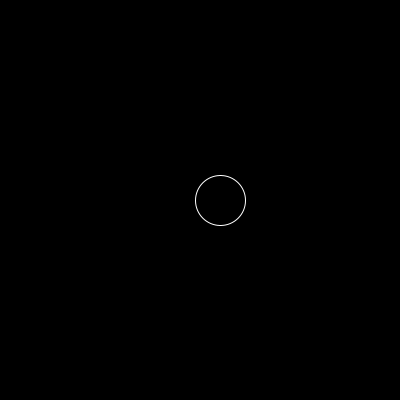
Frame 1 (no input)
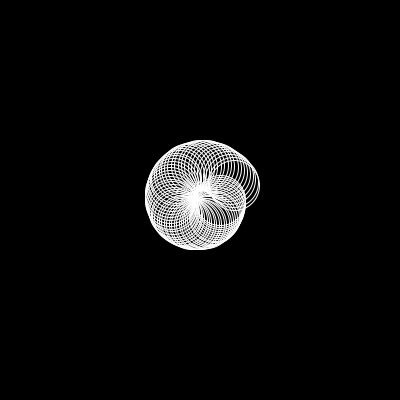
Frame 60 (the mouse pressed at the canvas centre just before this capture)
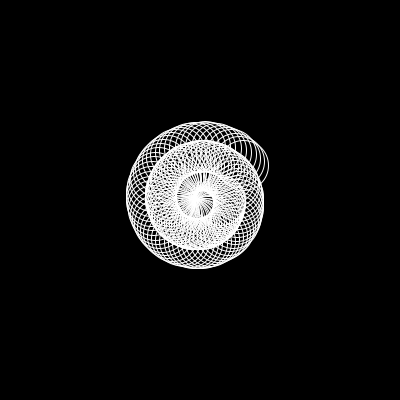
Frame 120 (the mouse held since frame 60 and released just before this capture)

The Processing sketch that drew these frames (run headless with seeded random() and noise(); from frame 60 on, the mouse is pressed at the canvas centre):

// Processing sketch: processing_66187
// ── processing_66187.pde

void setup(){
  size(400,400);
  background(0);
  smooth();
  stroke(255);
  noFill();
}
float r=20,a=0;
void draw(){
  float x=r*cos(a);
  float y=r*sin(a);
  ellipse(width/2+x,height/2+y,50,50);
  a=a+0.1;
  r=r+0.3;
}
